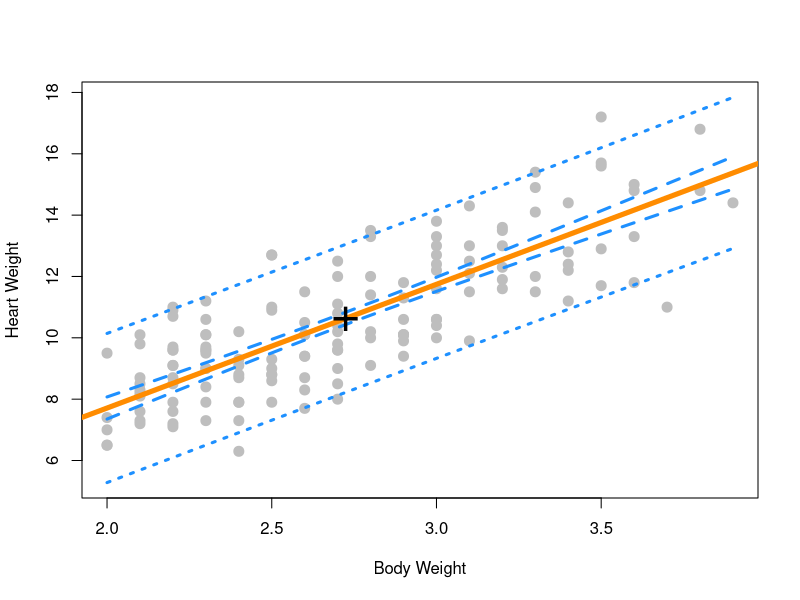
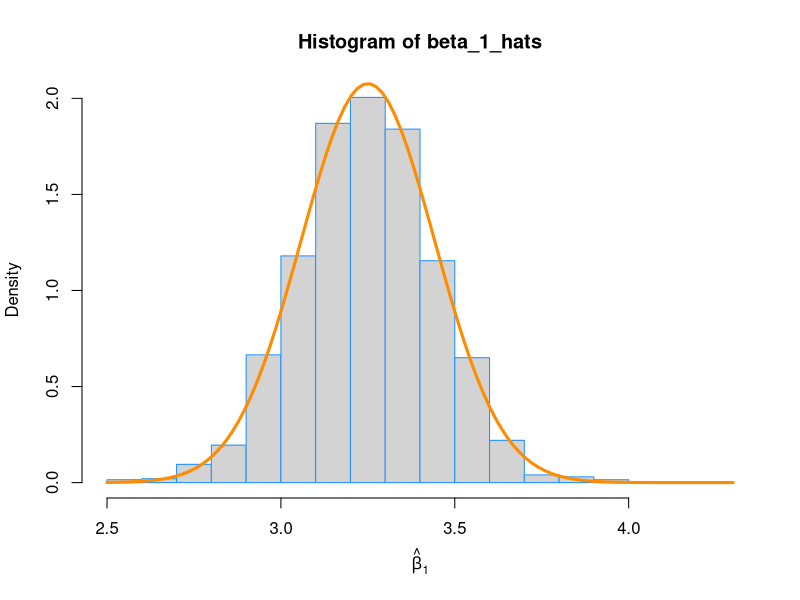
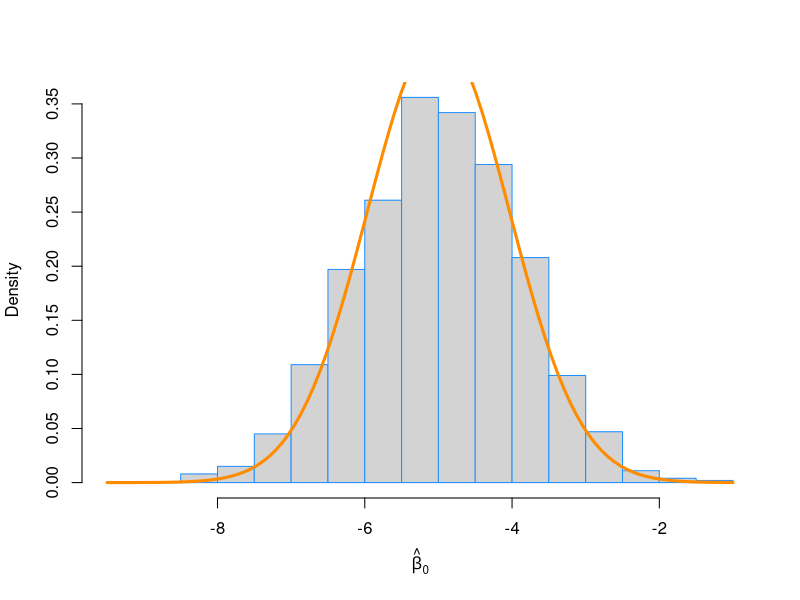

The R script that drew these images, in order:
## ---- chunk 1
library(MASS)
cat_model= lm(Hwt~Bwt, data=cats)
summary(cat_model)$coefficients[2,3] # t-value
summary(cat_model)$coefficients[2,4] # p-value

## ---- chunk 2
confint(cat_model,"Bwt", level=0.90)
## ---- chunk 3
confint(cat_model, "(Intercept)", level=0.99)
## ---- chunk 4
new_Bwt = data.frame(Bwt= c(2.1, 2.8))
heart_weight_ci = predict(cat_model, newdata = new_Bwt, level = 0.99, interval = c("confidence"))
heart_weight_ci[1,3]-heart_weight_ci[1,2]
heart_weight_ci[2,3]-heart_weight_ci[2,2]
## ---- chunk 5
mean(cats$Bwt)
range(cats$Bwt)
## ---- chunk 6
heart_weight_ci = unname(heart_weight_ci) # removes name information for future display
heart_weight_ci[, 2:3]
diff(heart_weight_ci[1, 2:3])
diff(heart_weight_ci[2, 2:3])
diff(heart_weight_ci[1, 2:3]) < diff(heart_weight_ci[2, 2:3])
## ---- chunk 7
new_Bwt = data.frame(Bwt=c(2.8,4.2))
heart_weight_pi = predict(cat_model, newdata = new_Bwt, 
                          interval = c("prediction"), level = 0.99)
## ---- chunk 8
heart_weight_pi = unname(heart_weight_pi)
diff(heart_weight_ci[2, 2:3]) < diff(heart_weight_pi[1, 2:3])
## ---- chunk 9
Bwt_grid = seq(min(cats$Bwt), max(cats$Bwt), by=0.01)
dist_ci_band = predict(cat_model, newdata = data.frame(Bwt=Bwt_grid), 
                       interval = c("confidence"), level=0.9)
dist_pi_band = predict(cat_model, newdata = data.frame(Bwt=Bwt_grid), 
                       interval = c("prediction"), level=0.9)
plot(cats$Hwt~cats$Bwt, xlab="Body Weight", ylab="Heart Weight", cex=2, col="grey", pch=20, ylim=c(min(dist_pi_band), max(dist_pi_band)))
abline(cat_model, lwd = 5, col="darkorange")
lines(Bwt_grid, dist_ci_band[,"lwr"], col="dodgerblue", lwd=3, lty=2)
lines(Bwt_grid, dist_ci_band[,"upr"], col="dodgerblue", lwd=3, lty=2)
lines(Bwt_grid, dist_pi_band[,"lwr"], col="dodgerblue", lwd=3, lty=3)
lines(Bwt_grid, dist_pi_band[,"upr"], col="dodgerblue", lwd=3, lty=3)
points(mean(cats$Bwt), mean(cats$Hwt), pch="+", cex=3)
## ---- chunk 10
beta1_hat = coefficients(cat_model)[2]
SE = summary(cat_model)$coefficient[2,2]
t_val = (beta1_hat -4)/SE
p_val = 2*pt(abs(t_val), df=length(resid(cat_model))-2, lower.tail = FALSE)
t_val
p_val
## ---- chunk 11
data(Ozone, package = "mlbench")
Ozone = Ozone[, c(4, 6, 7, 8)]
colnames(Ozone) = c("ozone", "wind", "humidity", "temp")
Ozone = Ozone[complete.cases(Ozone), ]
## ---- chunk 12
ozone_wind_model = lm(ozone~wind, data= Ozone)
summary(ozone_wind_model)
t_stat = summary(ozone_wind_model)$coefficients["wind", "t value"]
p_val = summary(ozone_wind_model)$coefficients["wind", "Pr(>|t|)"]
## ---- chunk 13
ozone_temp_model = lm(ozone~temp, data= Ozone)
summary(ozone_temp_model)
t_stat = summary(ozone_temp_model)$coefficients["temp", "t value"]
p_val = summary(ozone_temp_model)$coefficients["temp", "Pr(>|t|)"]
## ---- chunk 14
birthday = 19920502
set.seed(birthday)
n = 50
x = seq(0, 10, length = n)
## ---- chunk 15
num_samples = 2000
n=50 # sample size
beta_0 = -5
beta_1 = 3.25
sigma = 4

x = seq(0,10, length = n)
beta_0_hats = rep(0,num_samples)
beta_1_hats = rep(0,num_samples)
set.seed(19920502)
for(i in 1:num_samples){
  eps = rnorm(n, mean = 0, sd = sigma)
  y = beta_0+beta_1*x+eps
  
  sim_model = lm(y~x)
  beta_0_hats[i] = coefficients(sim_model)[1]
  beta_1_hats[i] = coefficients(sim_model)[2]
}
## ---- chunk 16
Sxx = sum((x - mean(x)) ^ 2)
(var_beta_1_hat = sigma ^ 2 / Sxx)
(var_beta_0_hat = sigma ^ 2 * (1 / num_samples + mean(x) ^ 2 / Sxx))
result_table = data.frame(beta0=c(beta_0, mean(beta_0_hats), sqrt(var_beta_0_hat), sd(beta_0_hats)), beta1 =c(beta_1, mean(beta_1_hats), sqrt(var_beta_1_hat), sd(beta_1_hats)))
result_table
## ---- chunk 17
# setup plotting
hist(beta_1_hats, prob=TRUE, breaks=20, xlab=expression(hat(beta)[1]), border="dodgerblue")
curve(dnorm(x,mean=beta_1, sd=sqrt(var_beta_1_hat)), col="darkorange", add=TRUE, lwd=3)

hist(beta_0_hats, prob = TRUE, breaks = 25, 
     xlab = expression(hat(beta)[0]), main = "", border = "dodgerblue")
curve(dnorm(x, mean = beta_0, sd = sqrt(var_beta_0_hat)),
      col = "darkorange", add = TRUE, lwd = 3)
## ---- chunk 18
num_samples = 2500
n=25 # sample size
beta_0 = 5
beta_1 = 2
sigma = 3

set.seed(19920502)
#x = seq(0,10, length = n)
x = seq(-10,10, length = n)
#x = seq(0,2.5, length = n)
beta_0_hats = rep(0,num_samples)
se = rep(0,num_samples)
for(i in 1:num_samples){
  eps = rnorm(n, mean = 0, sd = sigma)
  y = beta_0+beta_1*x+eps
  
  sim_model <- lm(y~x)
  beta_1_hats[i] = coefficients(sim_model)[2]
  se[i] = summary(sim_model)$sigma
}
## ---- chunk 19
Sxx = sum((x-mean(x))^2)
crit = -qt(0.05/2, df=n-2)
lower_95 = beta_1_hats - crit * se/sqrt(Sxx)
upper_95 = beta_1_hats + crit * se/sqrt(Sxx)
## ---- chunk 20
mean(lower_95<2 &2<upper_95)
## ---- chunk 21
1-mean(lower_95<0 & 0<upper_95)
## ---- chunk 22
calc_pred_int <-function(model, newdata, level=0.95){
  
  # get t-value
  n = length(resid(model))
  alpha = 1-level
  crit_t = abs(qt(alpha/2, df=n-2))
  
  # get interval from predict()
  crit_t_95 = abs(qt(0.05/2, df=n-2))
  int_level = predict(model, newdata, interval=c("prediction"))
  estimate = int_level[1]
  upr_level = int_level[2]
  lwr_level = int_level[3]
  margin_level = (upr_level-lwr_level)/2
  
  # calculate confidence interval
  SE = margin_level/crit_t_95
  return(c(estimate, estimate+crit_t*SE, estimate-crit_t*SE))
}

newcat_1 = data.frame(Bwt = 4.0)
predict(cat_model, newcat_1, interval = c("prediction"), level=0.95)
calc_pred_int(cat_model, newcat_1)
## ---- chunk 23
newcat_1 = data.frame(Bwt = 4.0)
calc_pred_int(cat_model, newcat_1)
## ---- chunk 24
newcat_2 = data.frame(Bwt = 3.3)
calc_pred_int(cat_model, newcat_2, level = 0.99)
